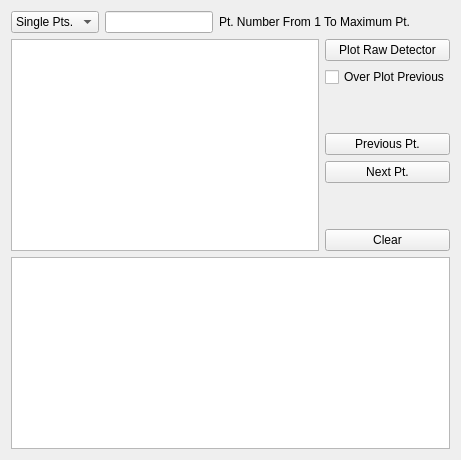
          <widget class="QWidget" name="tab_3">
           <attribute name="title">
            <string>Raw Detectors</string>
           </attribute>
           <layout class="QGridLayout" name="gridLayout_4">
            <item row="0" column="0">
             <layout class="QVBoxLayout" name="verticalLayout_7">
              <item>
               <layout class="QHBoxLayout" name="horizontalLayout_13">
                <item>
                 <widget class="QComboBox" name="comboBox_rawDetMode">
                  <item>
                   <property name="text">
                    <string>Single Pts.</string>
                   </property>
                  </item>
                 </widget>
                </item>
                <item>
                 <widget class="QLineEdit" name="lineEdit_ptNo">
                  <property name="sizePolicy">
                   <sizepolicy hsizetype="Preferred" vsizetype="Fixed">
                    <horstretch>0</horstretch>
                    <verstretch>0</verstretch>
                   </sizepolicy>
                  </property>
                 </widget>
                </item>
                <item>
                 <widget class="QLabel" name="label_ptInfo">
                  <property name="text">
                   <string>Pt. Number From 1 To Maximum Pt.</string>
                  </property>
                 </widget>
                </item>
                <item>
                 <spacer name="horizontalSpacer_10">
                  <property name="orientation">
                   <enum>Qt::Horizontal</enum>
                  </property>
                  <property name="sizeType">
                   <enum>QSizePolicy::Preferred</enum>
                  </property>
                  <property name="sizeHint" stdset="0">
                   <size>
                    <width>40</width>
                    <height>20</height>
                   </size>
                  </property>
                 </spacer>
                </item>
               </layout>
              </item>
              <item>
               <layout class="QHBoxLayout" name="horizontalLayout_14">
                <item>
                 <widget class="QGraphicsView" name="graphicsView_Raw">
                  <property name="sizePolicy">
                   <sizepolicy hsizetype="Expanding" vsizetype="Expanding">
                    <horstretch>0</horstretch>
                    <verstretch>0</verstretch>
                   </sizepolicy>
                  </property>
                 </widget>
                </item>
                <item>
                 <layout class="QVBoxLayout" name="verticalLayout_9">
                  <item>
                   <widget class="QPushButton" name="pushButton_plotRaw">
                    <property name="text">
                     <string>Plot Raw Detector</string>
                    </property>
                   </widget>
                  </item>
                  <item>
                   <widget class="QCheckBox" name="checkBox_overpltRawDet">
                    <property name="text">
                     <string>Over Plot Previous</string>
                    </property>
                   </widget>
                  </item>
                  <item>
                   <spacer name="verticalSpacer_5">
                    <property name="orientation">
                     <enum>Qt::Vertical</enum>
                    </property>
                    <property name="sizeType">
                     <enum>QSizePolicy::Preferred</enum>
                    </property>
                    <property name="sizeHint" stdset="0">
                     <size>
                      <width>20</width>
                      <height>40</height>
                     </size>
                    </property>
                   </spacer>
                  </item>
                  <item>
                   <widget class="QPushButton" name="pushButton_ptUp">
                    <property name="text">
                     <string>Previous Pt.</string>
                    </property>
                   </widget>
                  </item>
                  <item>
                   <widget class="QPushButton" name="pushButton_ptDown">
                    <property name="text">
                     <string>Next Pt.</string>
                    </property>
                   </widget>
                  </item>
                  <item>
                   <spacer name="verticalSpacer_4">
                    <property name="orientation">
                     <enum>Qt::Vertical</enum>
                    </property>
                    <property name="sizeType">
                     <enum>QSizePolicy::Preferred</enum>
                    </property>
                    <property name="sizeHint" stdset="0">
                     <size>
                      <width>20</width>
                      <height>40</height>
                     </size>
                    </property>
                   </spacer>
                  </item>
                  <item>
                   <widget class="QPushButton" name="pushButton_clearRawDets">
                    <property name="text">
                     <string>Clear</string>
                    </property>
                   </widget>
                  </item>
                 </layout>
                </item>
               </layout>
              </item>
              <item>
               <layout class="QHBoxLayout" name="horizontalLayout_12">
                <item>
                 <widget class="QTextBrowser" name="textBrowser_RawDetInfo">
                  <property name="sizePolicy">
                   <sizepolicy hsizetype="Expanding" vsizetype="Preferred">
                    <horstretch>0</horstretch>
                    <verstretch>0</verstretch>
                   </sizepolicy>
                  </property>
                 </widget>
                </item>
               </layout>
              </item>
             </layout>
            </item>
           </layout>
          </widget>
